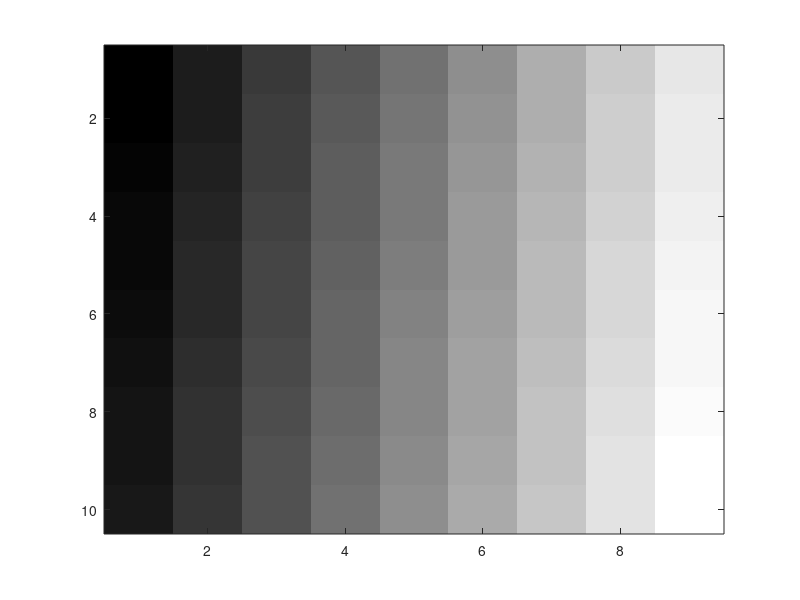

This figure's MATLAB source: (Note: this script raises an error after producing the figure.)
%%
close all
clearvars
% Q1.2. 
test_image = reshape((11:100),10,9);
sigma = 0.25;
radius = 6.5;
centre = [20,20];
imagesc(test_image)
colormap gray
patch = get_patch(test_image,4,4,2);
figure
imagesc(patch)
colormap gray
filtered_img = gaussian_filter(test_image,sigma);
figure
imagesc(filtered_img)
colormap gray
[grad_x, grad_y] = gaussian_gradients(test_image,sigma);
%%
% Q1.6
imagesc(test_image)
axis image
hold on
quiver(grad_x, grad_y)
